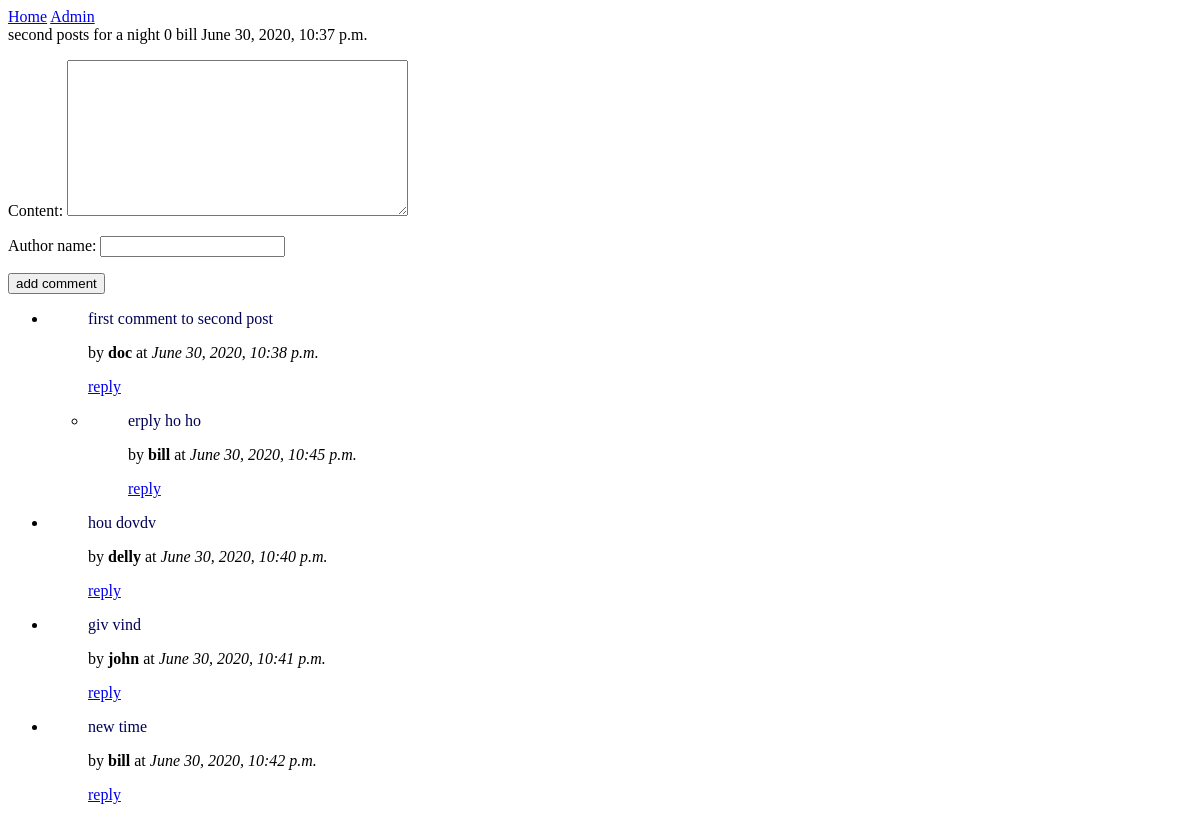
The app's page /comments/5, older data.
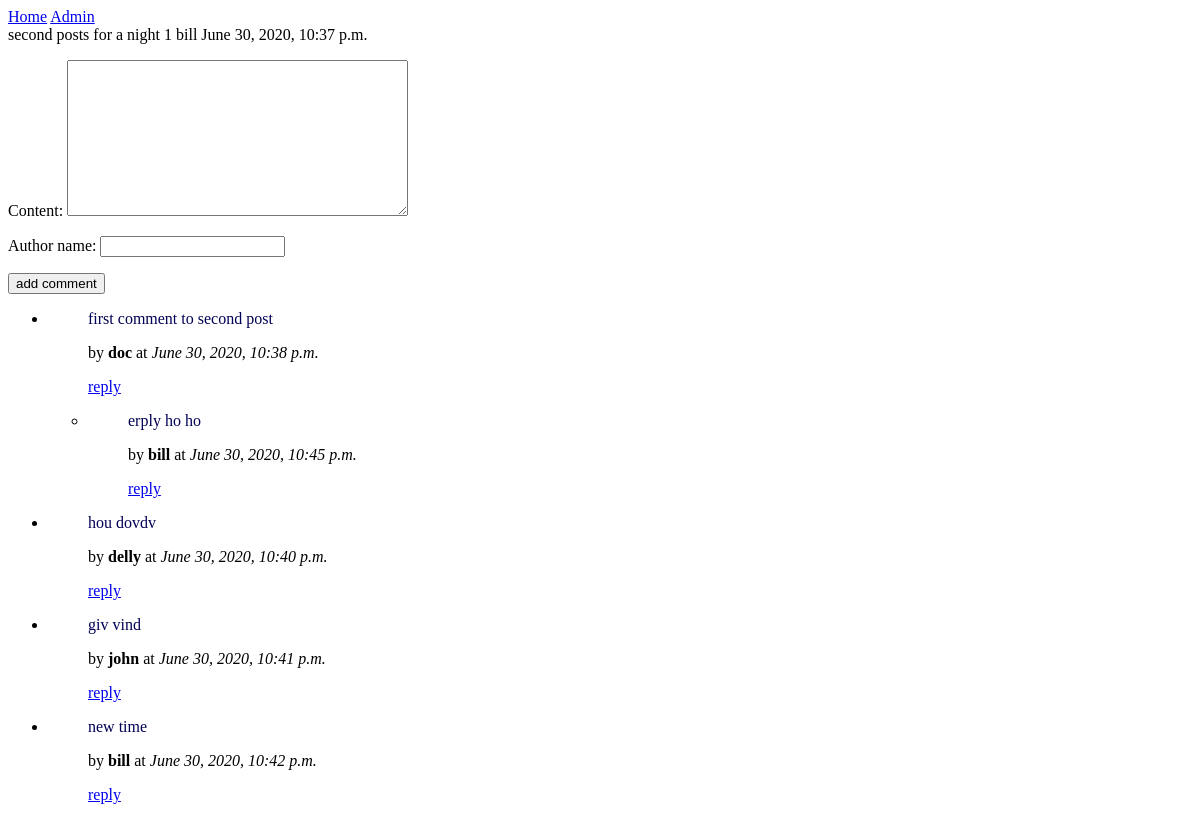
The same page, newer data.
### main/models.py (models this page shows, shortened)
class Post(models.Model):
    title = models.CharField(max_length=120)
    link = models.URLField()
    creation_date = models.DateTimeField(auto_now_add=True,
                                         db_index=True)
    author_name = models.CharField(max_length=60)
    amount_of_upvotes = models.IntegerField(default=0)

### main/views.py (the view)
# urls.py: path('comments/<int:post_id>', comments, name='comments'),
def comments(request, post_id):
    post = Post.objects.get(pk=post_id)
    comments = Comment.objects.filter(post_id=post_id)
    if request.method == 'POST':
        form = CommentAddForm(request.POST)
        if form.is_valid():
            comment = form.save(commit=False)
            comment.post_id = post
            comment.save()
            return redirect('comments', post_id=post_id)
    else:
        form = CommentAddForm()
    context = {'comments': comments,
               'form': form,
               'post': post}
    return render(request, 'comments.html', context)

### main/forms.py
class CommentAddForm(forms.ModelForm):
    class Meta:
        model = Comment
        fields = ('content', 'author_name')

### main/templates/comments.html (shortened to what this page needs)
{% extends "base.html" %}
{% block content %}
<div>
	<div>
		{{ post.title }}
		{{ post.amount_of_upvotes }}
		{{ post.author_name }}
		{{ post.creation_date }}
	</div>
	<form method='post'>
	{{ form.as_p }}
	<input type="submit" name="comment" id="comment" value="add comment">
	</form>
	<div>
	<ul>
	{% for comment in comments %}
	{% if not comment.parent %}
		<li>{% include 'comment.html' %}</li>
	{% endif %}
	{% endfor %}
	</ul>
	</div>
</div>
{% endblock content %}

Row changes from the older to the newer data that the page shows:
changed Post "second posts for a night": amount_of_upvotes "0" → "1"
